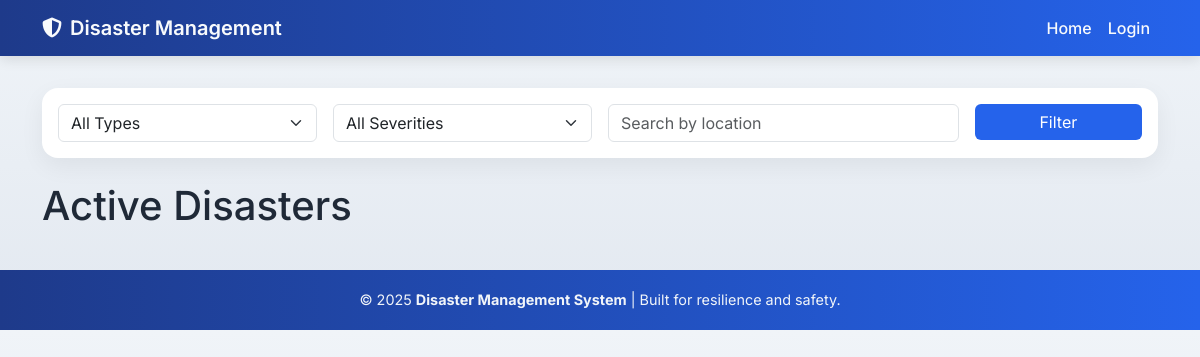
Before: / with the older database file.
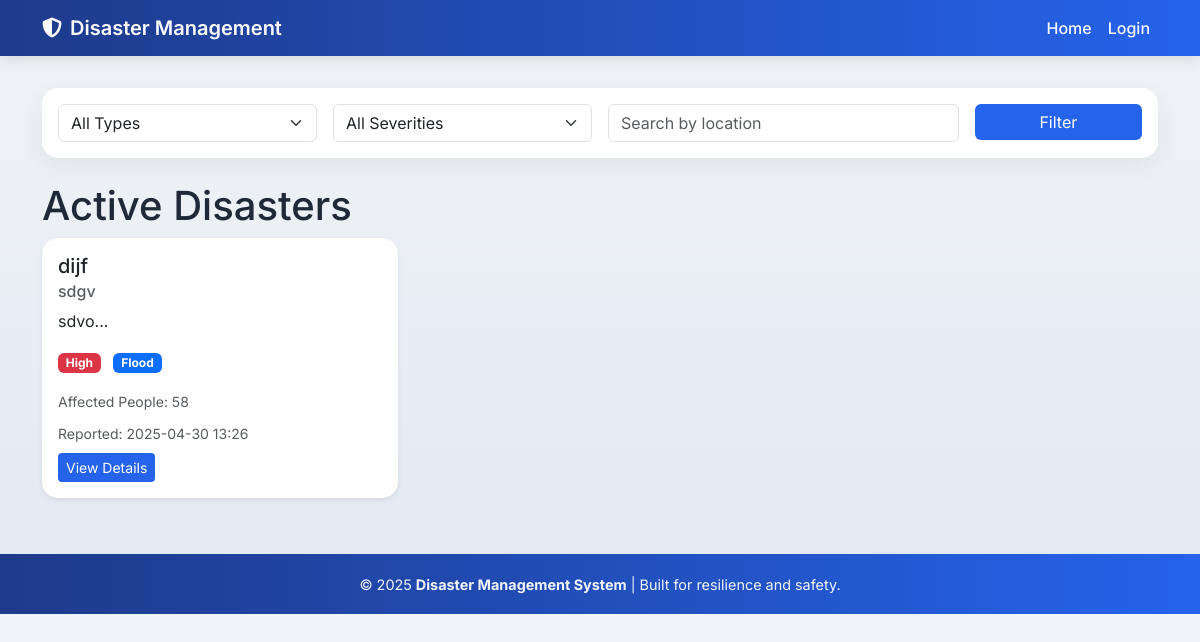
After: the same page with the newer database file.
### models.py (models this page shows)
class Disaster(db.Model):
    id = db.Column(db.Integer, primary_key=True)
    title = db.Column(db.String(100), nullable=False)
    description = db.Column(db.Text, nullable=False)
    disaster_type = db.Column(db.String(50), nullable=False)
    location = db.Column(db.String(100), nullable=False)
    severity = db.Column(db.String(20), nullable=False)
    date_reported = db.Column(db.DateTime, default=datetime.utcnow)
    status = db.Column(db.String(20), default='active')
    affected_people = db.Column(db.Integer, default=0)
    resources_needed = db.Column(db.Text)
    coordinates = db.Column(db.String(100))  # GPS coordinates
    area_affected = db.Column(db.Float)  # in square kilometers
    estimated_damage = db.Column(db.Float)  # in dollars
    evacuation_status = db.Column(db.String(50))
    response_phase = db.Column(db.String(50))  # preparation, response, recovery
    weather_conditions = db.Column(db.Text)
    relief_camps = db.relationship('ReliefCamp', backref='disaster', lazy=True)
    updates = db.relationship('DisasterUpdate', backref='disaster', lazy=True, cascade="all, delete-orphan")
    supplies = db.relationship('Supply', backref='disaster', lazy=True)

### app.py (the view)
@app.route('/')
def index():
    disaster_type = request.args.get('type')
    severity = request.args.get('severity')
    location = request.args.get('location')
    query = Disaster.query
    if disaster_type:
        query = query.filter_by(disaster_type=disaster_type)
    if severity:
        query = query.filter_by(severity=severity)
    if location:
        query = query.filter(Disaster.location.ilike(f'%{location}%'))
    disasters = query.order_by(Disaster.date_reported.desc()).all()
    return render_template('index.html', disasters=disasters)

### templates/index.html (shortened to what this page needs)
{% extends "base.html" %}
{% block content %}
<div class="row mb-4">
    <div class="col-md-12">
        <div class="card">
            <div class="card-body">
                <form method="GET" class="row g-3">
                    <div class="col-md-3">
                        <select name="type" class="form-select">
                            <option value="">All Types</option>
                        </select>
                    </div>
                    <div class="col-md-3">
                        <select name="severity" class="form-select">
                            <option value="">All Severities</option>
                        </select>
                    </div>
                    <div class="col-md-4">
                        <input type="text" name="location" class="form-control" placeholder="Search by location">
                    </div>
                    <div class="col-md-2">
                        <button type="submit" class="btn btn-primary w-100">Filter</button>
                    </div>
                </form>
            </div>
        </div>
    </div>
</div>
<div class="row">
    <div class="col-md-12">
        <h1>Active Disasters</h1>
        <div class="row">
            {% for disaster in disasters %}
            <div class="col-md-4 mb-4">
                <div class="card shadow-sm">
                    <div class="card-body">
                        <h5 class="card-title">{{ disaster.title }}</h5>
                        <h6 class="card-subtitle mb-2 text-muted">{{ disaster.location }}</h6>
                        <p class="card-text">{{ disaster.description[:200] }}...</p>
                        <div class="badge bg-{{ 'danger' if disaster.severity == 'High' else ('warning' if disaster.severity == 'Medium' else 'info') }}">
                            {{ disaster.severity }}
                        </div>
                        <div class="badge bg-primary">{{ disaster.disaster_type }}</div>
                        <div class="mt-3">
                            <p class="text-muted mb-2">
                                <small>Affected People: {{ disaster.affected_people }}</small>
                            </p>
                            <p class="text-muted mb-2">
                                <small>Reported: {{ disaster.date_reported.strftime('%Y-%m-%d %H:%M') }}</small>
                            </p>
                            <a href="{{ url_for('disaster_detail', id=disaster.id) }}" class="btn btn-primary btn-sm">View Details</a>
                        </div>
                    </div>
                </div>
            </div>
            {% endfor %}
        </div>
    </div>
</div>
{% endblock %}

Changed rows visible on the page:
added Disaster: title "dijf", location "sdgv", description "sdvo", severity "High", disaster_type "Flood", affected_people "58", date_reported "2025-04-30 13:26"
